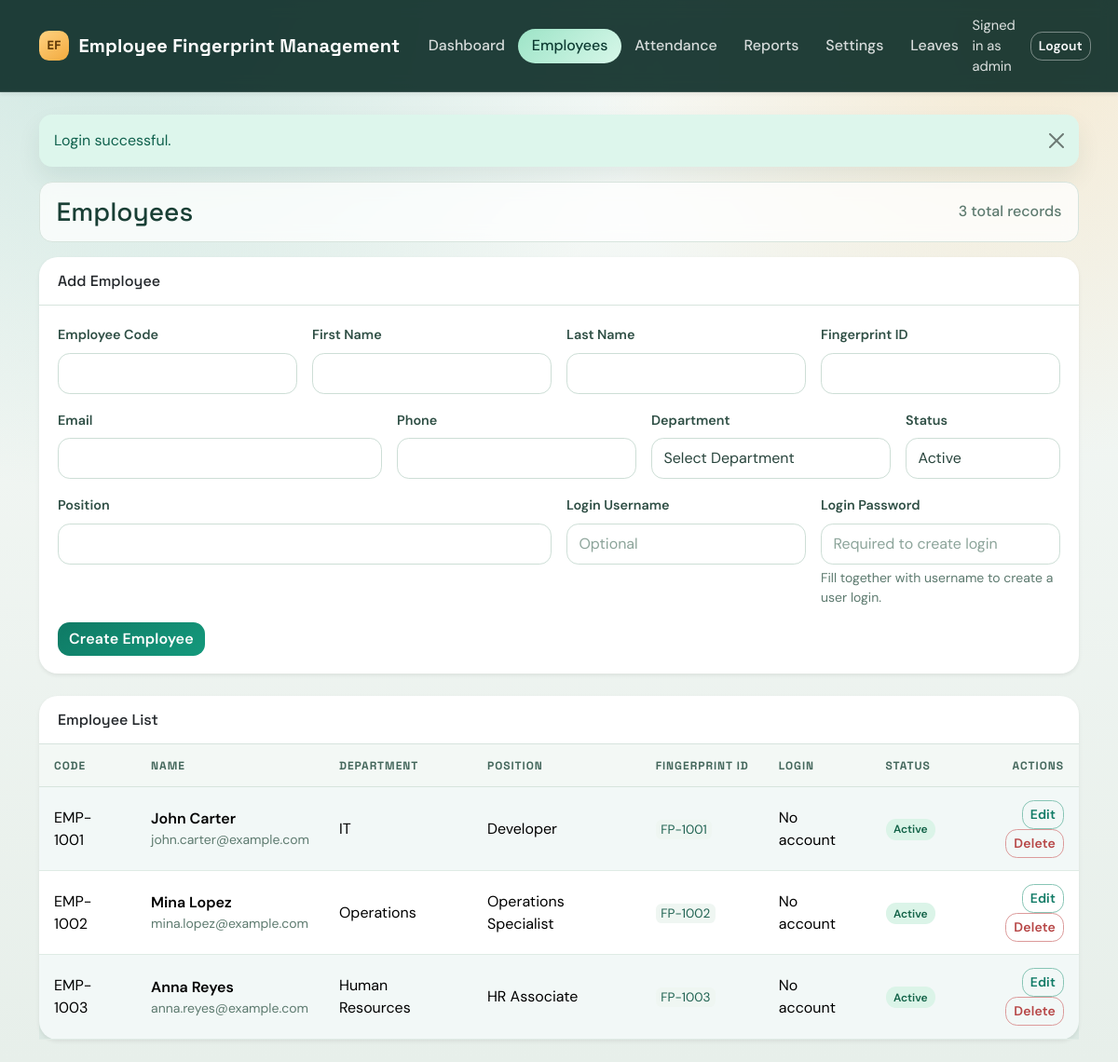
Page /index.php?page=employees (signed in) on the committed database.
### tables this page shows
CREATE TABLE IF NOT EXISTS users (
    id INT UNSIGNED AUTO_INCREMENT PRIMARY KEY,
    username VARCHAR(50) NOT NULL UNIQUE,
    password_hash VARCHAR(255) NOT NULL,
    role ENUM('admin', 'manager', 'employee') NOT NULL DEFAULT 'admin',
    created_at DATETIME NOT NULL DEFAULT CURRENT_TIMESTAMP
);

CREATE TABLE IF NOT EXISTS employees (
    id INT UNSIGNED AUTO_INCREMENT PRIMARY KEY,
    employee_code VARCHAR(30) NOT NULL UNIQUE,
    first_name VARCHAR(100) NOT NULL,
    last_name VARCHAR(100) NOT NULL,
    email VARCHAR(150) NULL,
    phone VARCHAR(30) NULL,
    department_id INT UNSIGNED NULL,
    position VARCHAR(120) NULL,
    status ENUM('active', 'inactive') NOT NULL DEFAULT 'active',
    fingerprint_id VARCHAR(100) NOT NULL UNIQUE,
    created_at DATETIME NOT NULL DEFAULT CURRENT_TIMESTAMP,
    updated_at DATETIME NOT NULL DEFAULT CURRENT_TIMESTAMP ON UPDATE CURRENT_TIMESTAMP,
    CONSTRAINT fk_employees_department FOREIGN KEY (department_id) REFERENCES departments(id) ON DELETE SET NULL
);

CREATE TABLE IF NOT EXISTS departments (
    id INT UNSIGNED AUTO_INCREMENT PRIMARY KEY,
    name VARCHAR(100) NOT NULL UNIQUE,
    created_at DATETIME NOT NULL DEFAULT CURRENT_TIMESTAMP
);

### includes/helpers.php (called while the page is built, shortened)
<?php
function h($value)
{
    return htmlspecialchars((string) $value, ENT_QUOTES, 'UTF-8');
}
function app_base_path()
{
    static $basePath = null;
    if ($basePath !== null) {
        return $basePath;
    }
    $documentRoot = realpath($_SERVER['DOCUMENT_ROOT'] ?? '');
    $projectRoot = realpath(__DIR__ . '/..');
    if ($documentRoot && $projectRoot) {
        $documentRoot = str_replace('\\', '/', $documentRoot);
        $projectRoot = str_replace('\\', '/', $projectRoot);
    }
    $basePath = '';
    return $basePath;
}
function url($path = '')
{
    $base = app_base_path();
    $path = ltrim((string) $path, '/');
    if ($base === '') {
        return '/' . $path;
    }
    return rtrim($base, '/') . '/' . $path;
}
function get_flash()
{
    $flash = $_SESSION['flash'];
    return $flash;
}
function table_has_column($table, $column)
{
    static $cache = array();
    $key = (string) $table . '.' . (string) $column;
    if (array_key_exists($key, $cache)) {
        return $cache[$key];
    }
    try {
        $statement = db()->prepare('SHOW COLUMNS FROM `' . str_replace('`', '', (string) $table) . '` LIKE :column_name');
        $statement->execute(array('column_name' => (string) $column));
        $cache[$key] = (bool) $statement->fetch();
    } catch (Throwable $throwable) {
        $cache[$key] = false;
    }
    return $cache[$key];
}

### config/database.php (called while the page is built, shortened)
<?php
function db()
{
    static $pdo = null;
    if ($pdo instanceof PDO) {
        return $pdo;
    }
    $host = getenv('DB_HOST') ?: '127.0.0.1';
    $port = getenv('DB_PORT') ?: '3306';
    $name = getenv('DB_NAME') ?: 'employee_fingerprint';
    $user = getenv('DB_USER') ?: 'root';
    $pass = getenv('DB_PASS') ?: '';
    $dsn = sprintf('mysql:host=%s;port=%s;dbname=%s;charset=utf8mb4', $host, $port, $name);
    try {
        $pdo = new PDO(
            $dsn,
            $user,
            $pass,
            array(
                PDO::ATTR_ERRMODE => PDO::ERRMODE_EXCEPTION,
                PDO::ATTR_DEFAULT_FETCH_MODE => PDO::FETCH_ASSOC,
                PDO::ATTR_EMULATE_PREPARES => false,
            )
        );
    } catch (PDOException $exception) {
        http_response_code(500);
        exit('Database connection failed: ' . htmlspecialchars($exception->getMessage(), ENT_QUOTES, 'UTF-8'));
    }
    return $pdo;
}

### includes/auth.php (called while the page is built, shortened)
<?php
require_once __DIR__ . '/../config/database.php';
require_once __DIR__ . '/helpers.php';
function is_logged_in()
{
    return isset($_SESSION['user_id']);
}
function users_support_employee_link()
{
    return table_has_column('users', 'employee_id');
}
function current_user()
{
    static $cachedUser = false;
    if ($cachedUser !== false) {
        return $cachedUser;
    }
    if (users_support_employee_link()) {
        $statement = db()->prepare(
            "SELECT u.id, u.username, u.role, u.employee_id,
                    e.employee_code,
                    CONCAT(e.first_name, ' ', e.last_name) AS employee_name
             FROM users u
             LEFT JOIN employees e ON e.id = u.employee_id
             WHERE u.id = :id
             LIMIT 1"
        );
    }
    $statement->execute(array('id' => $_SESSION['user_id']));
    $user = $statement->fetch();
    $cachedUser = $user;
    return $cachedUser;
}
function is_admin()
{
    $user = current_user();
    return is_array($user) && (($user['role'] ?? '') === 'admin');
}

### pages/employees.php (the view, shortened to what this page needs)
<?php
$pdo = db();
$canLinkUsers = users_support_employee_link();
if ($canLinkUsers) {
    $employees = $pdo->query(
        "SELECT e.*, d.name AS department_name, u.username AS login_username
         FROM employees e
         LEFT JOIN departments d ON d.id = e.department_id
         LEFT JOIN users u ON u.employee_id = e.id
         ORDER BY e.created_at DESC"
    )->fetchAll();
}
$editEmployee = null;
$isEditing = is_array($editEmployee);
?>
<div class="d-flex justify-content-between align-items-center page-header">
    <h1 class="h3 mb-0">Employees</h1>
    <span class="text-muted"><?= h((string) count($employees)); ?> total records</span>
</div>
<div class="card border-0 shadow-sm mb-4">
    <div class="card-header bg-white">
        <h2 class="h6 mb-0"><?= $isEditing ? 'Edit Employee' : 'Add Employee'; ?></h2>
    </div>
    <div class="card-body">
        <form method="post" action="<?= h(url('index.php?page=employees')); ?>">
            <div class="row g-3">
                <div class="col-md-3">
                    <label class="form-label">Employee Code</label>
                    <input class="form-control" name="employee_code" required value="<?= h($editEmployee['employee_code'] ?? ''); ?>">
                </div>
                <div class="col-md-3">
                    <label class="form-label">First Name</label>
                    <input class="form-control" name="first_name" required value="<?= h($editEmployee['first_name'] ?? ''); ?>">
                </div>
                <div class="col-md-3">
                    <label class="form-label">Last Name</label>
                    <input class="form-control" name="last_name" required value="<?= h($editEmployee['last_name'] ?? ''); ?>">
                </div>
                <div class="col-md-3">
                    <label class="form-label">Fingerprint ID</label>
                    <input class="form-control" name="fingerprint_id" required value="<?= h($editEmployee['fingerprint_id'] ?? ''); ?>">
                </div>
                <div class="col-md-4">
                    <label class="form-label">Email</label>
                    <input class="form-control" name="email" type="email" value="<?= h($editEmployee['email'] ?? ''); ?>">
                </div>
                <div class="col-md-3">
                    <label class="form-label">Phone</label>
                    <input class="form-control" name="phone" value="<?= h($editEmployee['phone'] ?? ''); ?>">
                </div>
                <div class="col-md-3">
                    <label class="form-label">Department</label>
                    <select class="form-select" name="department_id">
                        <option value="">Select Department</option>
                    </select>
                </div>
                <div class="col-md-2">
                    <label class="form-label">Status</label>
                    <select class="form-select" name="status">
                        <option value="active" <?= ($editEmployee['status'] ?? 'active') === 'active' ? 'selected' : ''; ?>>Active</option>
                    </select>
                </div>
                <div class="col-md-6">
                    <label class="form-label">Position</label>
                    <input class="form-control" name="position" value="<?= h($editEmployee['position'] ?? ''); ?>">
                </div>
                <?php if ($canLinkUsers): ?>
                    <div class="col-md-3">
                        <label class="form-label">Login Username</label>
                        <input class="form-control" name="login_username" value="<?= h($editEmployee['login_username'] ?? ''); ?>" placeholder="Optional">
                    </div>
                    <div class="col-md-3">
                        <label class="form-label">Login Password</label>
                        <input class="form-control" type="password" name="login_password" placeholder="<?= $isEditing ? 'Set to reset password' : 'Required to create login'; ?>">
                        <div class="form-text"><?= $isEditing ? 'Leave blank to keep current password.' : 'Fill together with username to create a user login.'; ?></div>
                    </div>
                <?php else: ?>
                    <div class="col-12">
                        <div class="alert alert-warning mb-0">Database migration is required to enable employee login account linking.</div>
                    </div>
                <?php endif; ?>
            </div>
            <div class="mt-3 d-flex gap-2">
                <button class="btn btn-primary" type="submit"><?= $isEditing ? 'Save Changes' : 'Create Employee'; ?></button>
            </div>
        </form>
    </div>
</div>
<div class="card border-0 shadow-sm">
    <div class="card-header bg-white">
        <h2 class="h6 mb-0">Employee List</h2>
    </div>
    <div class="table-responsive">
        <table class="table app-table table-striped mb-0 align-middle">
            <thead>
            <tr>
                <th>Code</th>
                <th>Name</th>
                <th>Department</th>
                <th>Position</th>
                <th>Fingerprint ID</th>
                <th>Login</th>
                <th>Status</th>
                <th class="text-end">Actions</th>
            </tr>
            </thead>
            <tbody>
            <?php if (!$employees): ?>
                <tr><td colspan="8" class="text-center text-muted py-4">No employees found.</td></tr>
            <?php else: ?>
                <?php foreach ($employees as $employee): ?>
                    <tr>
                        <td><?= h($employee['employee_code']); ?></td>
                        <td>
                            <div class="fw-semibold"><?= h($employee['first_name'] . ' ' . $employee['last_name']); ?></div>
                            <div class="small text-muted"><?= h($employee['email'] ?: '-'); ?></div>
                        </td>
                        <td><?= h($employee['department_name'] ?: '-'); ?></td>
                        <td><?= h($employee['position'] ?: '-'); ?></td>
                        <td><code><?= h($employee['fingerprint_id']); ?></code></td>
                        <td><?= h($employee['login_username'] ?: 'No account'); ?></td>
                        <td>
                            <?php if ($employee['status'] === 'active'): ?>
                                <span class="badge text-bg-success">Active</span>
                            <?php else: ?>
                                <span class="badge text-bg-secondary">Inactive</span>
                            <?php endif; ?>
                        </td>
                        <td class="text-end">
                            <a class="btn btn-sm btn-outline-primary" href="<?= h(url('index.php?page=employees&edit=' . (int) $employee['id'])); ?>">Edit</a>
                            <form method="post" action="<?= h(url('index.php?page=employees')); ?>" class="d-inline">
                                <button type="submit" class="btn btn-sm btn-outline-danger" onclick="return confirm('Delete this employee?');">Delete</button>
                            </form>
                        </td>
                    </tr>
                <?php endforeach; ?>
            <?php endif; ?>
            </tbody>
        </table>
    </div>
</div>

### includes/header.php (shortened to what this page needs)
<?php
$currentPage = $currentPage ?? '';
$flash = get_flash();
$user = current_user();
$isAdminUser = is_admin();
?>
<!doctype html>
<html lang="en">
<head>
    <link href="https://cdn.jsdelivr.net/npm/bootstrap@5.3.3/dist/css/bootstrap.min.css" rel="stylesheet">
    <link href="<?= h(url('assets/css/style.css')); ?>" rel="stylesheet">
</head>
<body class="app-bg">
<?php if ($user): ?>
<nav class="navbar navbar-expand-lg navbar-dark app-nav shadow-sm">
    <div class="container-xl">
        <a class="navbar-brand app-brand" href="<?= h(url('index.php?page=dashboard')); ?>">
            <span class="brand-mark">EF</span>
            <span class="brand-text"><?= h(APP_NAME); ?></span>
        </a>
        <div class="collapse navbar-collapse" id="mainNav">
            <ul class="navbar-nav me-auto mb-2 mb-lg-0 app-nav-links">
                <?php if ($isAdminUser): ?>
                    <li class="nav-item"><a class="nav-link <?= $currentPage === 'dashboard' ? 'active' : ''; ?>" href="<?= h(url('index.php?page=dashboard')); ?>">Dashboard</a></li>
                    <li class="nav-item"><a class="nav-link <?= $currentPage === 'employees' ? 'active' : ''; ?>" href="<?= h(url('index.php?page=employees')); ?>">Employees</a></li>
                    <li class="nav-item"><a class="nav-link <?= $currentPage === 'attendance' ? 'active' : ''; ?>" href="<?= h(url('index.php?page=attendance')); ?>">Attendance</a></li>
                    <li class="nav-item"><a class="nav-link <?= $currentPage === 'reports' ? 'active' : ''; ?>" href="<?= h(url('index.php?page=reports')); ?>">Reports</a></li>
                    <li class="nav-item"><a class="nav-link <?= $currentPage === 'settings' ? 'active' : ''; ?>" href="<?= h(url('index.php?page=settings')); ?>">Settings</a></li>
                <?php else: ?>
                    <li class="nav-item"><a class="nav-link <?= $currentPage === 'mobile-attendance' ? 'active' : ''; ?>" href="<?= h(url('index.php?page=mobile-attendance')); ?>">Mobile Attendance</a></li>
                <?php endif; ?>
                <li class="nav-item"><a class="nav-link <?= $currentPage === 'leaves' ? 'active' : ''; ?>" href="<?= h(url('index.php?page=leaves')); ?>">Leaves</a></li>
            </ul>
            <span class="navbar-text app-user me-3">Signed in as <?= h($user['employee_name'] ?? $user['username']); ?></span>
            <a class="btn btn-outline-light btn-sm app-logout" href="<?= h(url('index.php?page=logout')); ?>">Logout</a>
        </div>
    </div>
</nav>
<?php endif; ?>
<main class="container-xl py-4 app-main">
    <?php if ($flash): ?>
        <div class="alert app-alert alert-<?= h($flash['type']); ?> alert-dismissible fade show" role="alert">
            <?= h($flash['message']); ?>
            <button type="button" class="btn-close" data-bs-dismiss="alert" aria-label="Close"></button>
        </div>
    <?php endif; ?>

### rows in the picture
users: username "admin"
employees: employee_code "EMP-1001", first_name+last_name "John Carter", email "john.carter@example.com", department.name "IT", position "Developer", fingerprint "FP-1001", login_username "No account", status "Active"
employees: employee_code "EMP-1002", first_name+last_name "Mina Lopez", email "mina.lopez@example.com", department.name "Operations", position "Operations Specialist", fingerprint "FP-1002", login_username "No account", status "Active"
employees: employee_code "EMP-1003", first_name+last_name "Anna Reyes", email "anna.reyes@example.com", department.name "Human Resources", position "HR Associate", fingerprint "FP-1003", login_username "No account", status "Active"

### other values in the picture
APP_NAME "Employee Fingerprint Management"
$flash['message'] "Login successful."
count($employees) "3"
